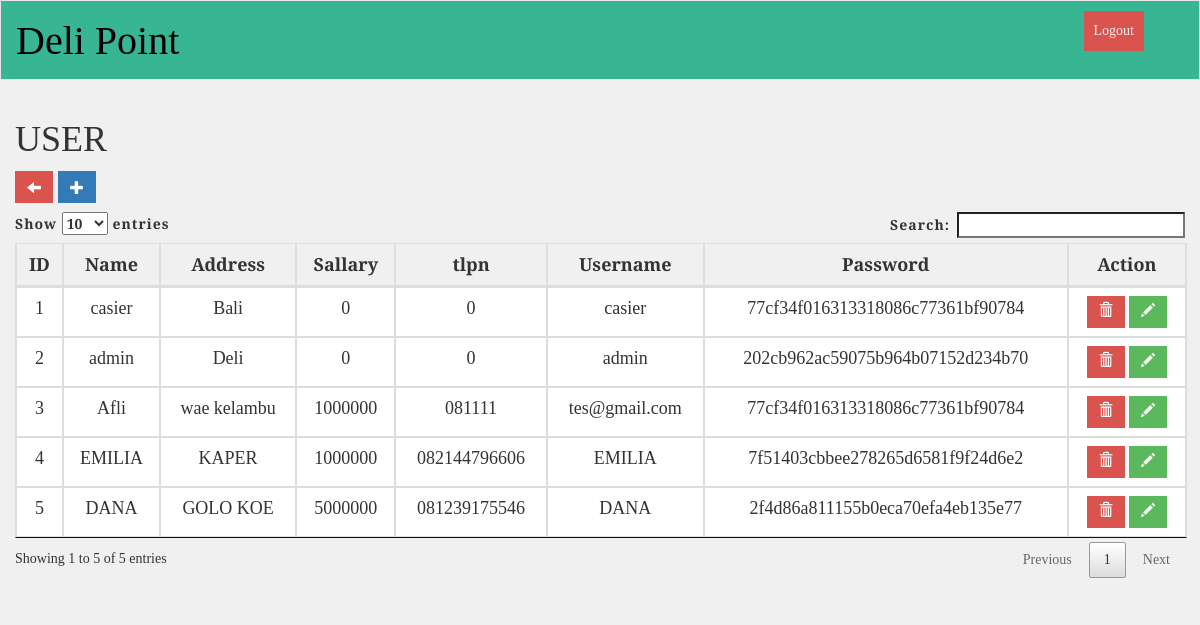
Before: /user.php (signed in) with the older database file.
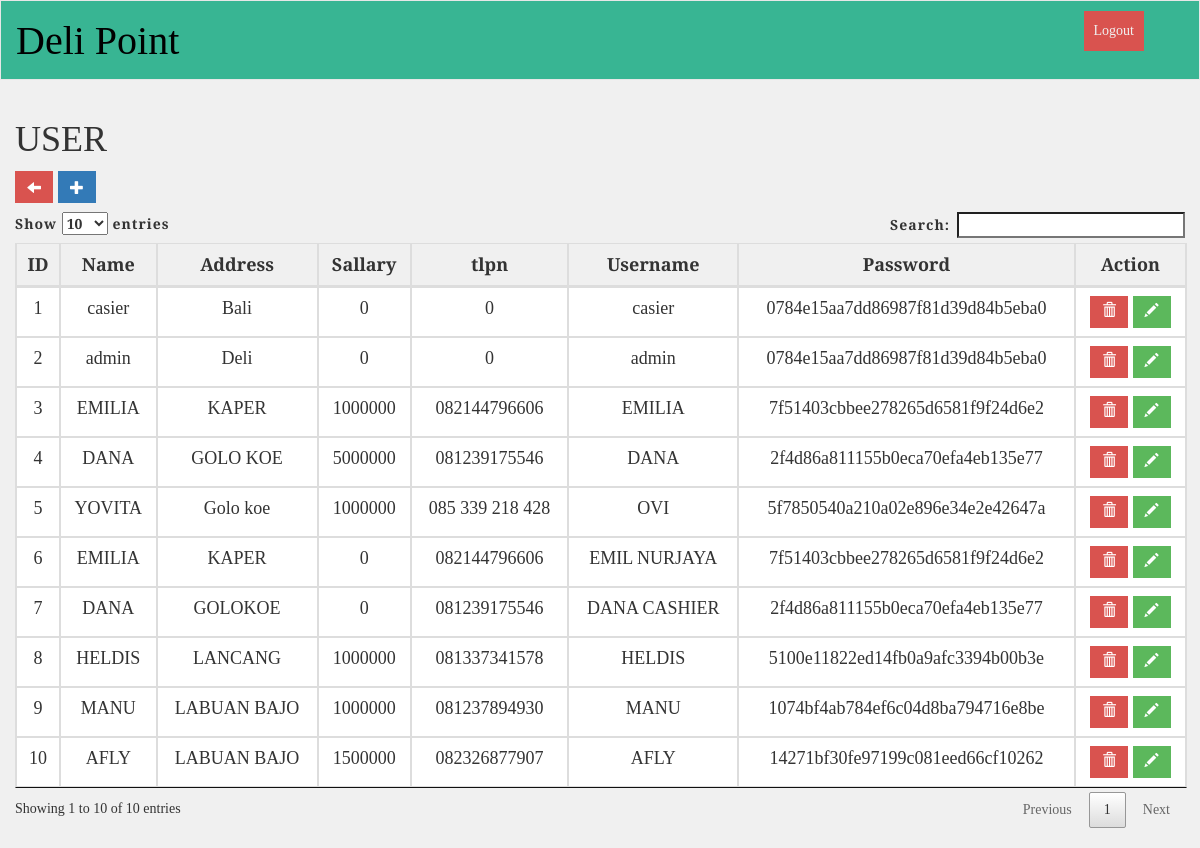
After: the same page with the newer database file.
### tables this page shows
CREATE TABLE `tb_employee` (
  `id` int(11) unsigned NOT NULL AUTO_INCREMENT,
  `nama` varchar(100) NOT NULL,
  `address` varchar(100) NOT NULL,
  `sallary` float unsigned NOT NULL,
  `tlp` varchar(50) NOT NULL,
  `username` varchar(50) NOT NULL,
  `password` varchar(50) NOT NULL,
  `level` int(20) NOT NULL,
  `status` int(20) NOT NULL,
  `online_status` tinyint(1) NOT NULL,
  PRIMARY KEY (`id`)
);

### user.php (the view, shortened to what this page needs)
<?php
include_once 'koneksi.php';
$user = mysqli_query($conn, "SELECT id, nama, address, sallary, tlp, username, password FROM tb_employee");
?>
<!DOCTYPE html>
<html>
	<?php include("./templates/header.php"); ?>
	<link rel="stylesheet" type="text/css" href="./css/stockStyle.css">
	<body>
		<div class="container-fluid">
			<div class="row">
				<div class="col-md-12 header">
					<nav class="navbar navbar-default" role="navigation">
						<div class="container-fluid">
							<div class="navbar-header">
								<a class="navbar-brand" style="font-size: 40px;" href="#">Deli Point</a>
							</div>
							<div class="collapse navbar-collapse navbar-ex1-collapse">
								<ul class="nav navbar-nav navbar-right">
									<li><a type="button" class="btn btn-danger" style="margin: 10px; padding: 10px;" href="logout.php">Logout</a></li>
									<li><a href=""> </a></li>
								</ul>
							</div>
						</div>
					</nav>
				</div>
			</div>
		</div>
		<div class="container">
			<div class="row">
				<div class="col-md-12 articles">
					<div class="row">
						<table id="example" class="table table-bordered" style="width: 100%">
							<h1>USER</h1>
						<a type="button" class="btn btn-danger glyphicon glyphicon-arrow-left" href="administrator.php" style="margin:0 5px 10px 0"></a>
						<a type="button" class="btn btn-primary glyphicon glyphicon-plus" href="add_user.php" style="margin: 0 0 10px 0"></a>
							<thead>
								<tr>
									<th>ID</th>
									<th>Name</th>
									<th>Address</th>
									<th>Sallary</th>
									<th>tlpn</th>
									<th>Username</th>
									<th>Password</th>
									<th>Action</th>
								</tr>
							</thead>
							<tbody>
								<?php
									$no=1;
									foreach($user as $data) {?>
								<tr>
									<td><?php echo $no;?></td>
									<td><?php echo $data["nama"];?></td>
									<td><?php echo $data["address"];?></td>
									<td><?php echo $data["sallary"];?></td>
									<td><?php echo $data["tlp"];?></td>
									<td><?php echo $data["username"];?></td>
									<td><?php echo $data["password"];?></td>
									<td>
										<button class="btn btn-danger deleteUser" id="<?php echo $data['id']; ?>"><span class="glyphicon glyphicon-trash"></span></button>
										<a type="button" class="btn btn-success" href="edit_user.php?id=<?php echo $data['id']?>"><span class="glyphicon glyphicon-pencil"></span></a>
									</td>
								</tr>
								<?php $no++;}?>
							</tbody>
						</table>
					</div>
				</div>
		</div>
		<?php include("./templates/footer.php"); ?>
	</body>
</html>

### templates/header.php (shortened to what this page needs)
<head>
    <link rel="stylesheet" type="text/css" href="./assets/jquery.dataTables.min.css">
    <link rel="stylesheet" href="./assets/bootstrap3.3.7/css/bootstrap.min.css">
    <link href="./assets/select2.min.css" rel="stylesheet" />
    <link rel="stylesheet" href="./assets/chart.css">
    <link rel="stylesheet" href="./assets/pace.css">
</head>

### templates/footer.php (shortened to what this page needs)
<br>

### css/stockStyle.css (style rules this page uses)
html,body { font-family: 'Slabo 27px', serif; background-color: #f0f0f0; }
#example, th, td { font-size: 18px; text-align: center; width: auto; }
.navbar-default .navbar-nav>li>a { color: #f0f0f0 !important; }

### templates/header.php (style rules this page uses)
.header { border-radius:0px; padding-left:0px; padding-right:0px; }
.navbar-default { background-color: #38B593; border-radius:0px; height:80px; }
.navbar-brand { font-size: 40px; margin-top:15px; color:black !important; }
.btn { border: none; }

Changed rows visible on the page:
removed tb_employee: nama "Afli", address "wae kelambu", sallary "1000000", tlp "081111", username "tes@gmail.com", password "77cf34f016313318086c77361bf90784"
changed tb_employee "casier": password "77cf34f016313318086c77361bf90784" → "0784e15aa7dd86987f81d39d84b5eba0"
changed tb_employee "admin": password "202cb962ac59075b964b07152d234b70" → "0784e15aa7dd86987f81d39d84b5eba0"
added tb_employee: nama "YOVITA", address "Golo koe", sallary "1000000", tlp "085 339 218 428", username "OVI", password "5f7850540a210a02e896e34e2e42647a"
added tb_employee: nama "EMILIA", address "KAPER", sallary "0", tlp "082144796606", username "EMIL NURJAYA", password "7f51403cbbee278265d6581f9f24d6e2"
added tb_employee: nama "DANA", address "GOLOKOE", sallary "0", tlp "081239175546", username "DANA CASHIER", password "2f4d86a811155b0eca70efa4eb135e77"
added tb_employee: nama "HELDIS", address "LANCANG", sallary "1000000", tlp "081337341578", username "HELDIS", password "5100e11822ed14fb0a9afc3394b00b3e"
added tb_employee: nama "MANU", address "LABUAN BAJO", sallary "1000000", tlp "081237894930", username "MANU", password "1074bf4ab784ef6c04d8ba794716e8be"
added tb_employee: nama "AFLY", address "LABUAN BAJO", sallary "1500000", tlp "082326877907", username "AFLY", password "14271bf30fe97199c081eed66cf10262"
Other visible differences:
text written by a page script: "Show entries Search: Showing 1 to 5 of 5 entries Previous 1 Next" → "Show entries Search: Showing 1 to 10 of 10 entries Previous 1 Next"
